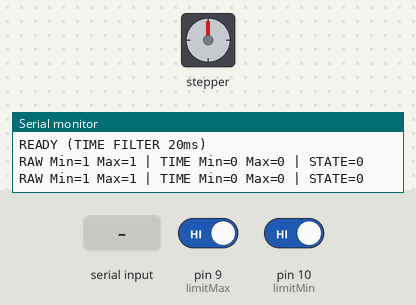
The sketch below on a simulated Arduino Uno, built with avr-gcc and run on an emulated ATmega328P. Parts: stepper motor, the last lines printed to the serial monitor. Wiring (inferred from the names in the program): stepper motor driver (200 steps per turn assumed): step pin 3; direction pin 2. The inputs (shaded band) are chosen by the test bench; at power-on: pin 10 (limitMin) HIGH, pin 9 (limitMax) HIGH.

Above: at 1.2 s.
1.3 s: "1" received over Serial
At 1.45 s:
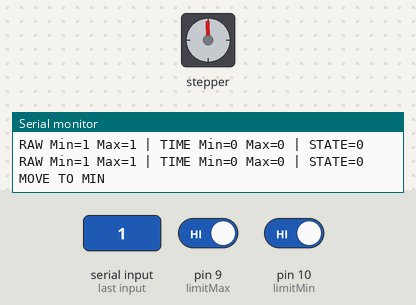
At 2.05 s:
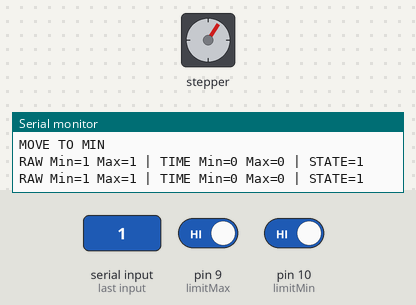
4.3 s: pin 10 (limitMin) driven LOW
At 5.8 s:
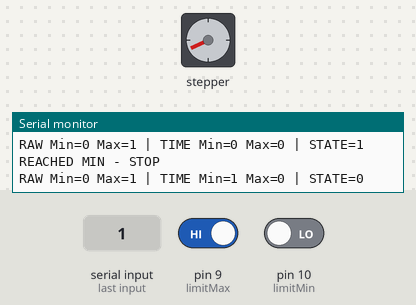
Timing chart, 0 to 7.3 s (numbered marks = the images above; inputs shaded):
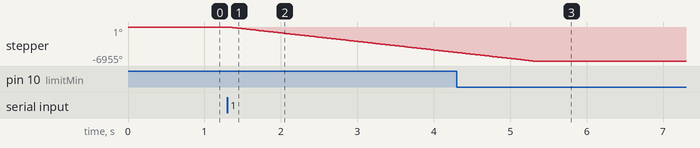

Measured:
- after the input at 1.3 s, stepper: keeps turning counter-clockwise at about 1741°/s, starting at once

The sketch:

VITME_uart.ino
```cpp
#define dirPin 2
#define stepPin 3
#define limitMin 10
#define limitMax 9

enum RunState {
  IDLE,
  MOVE_TO_MIN,
  MOVE_TO_MAX
};

RunState runState = IDLE;
unsigned int stepDelay = 500; // microseconds
unsigned long lastPrint = 0;

// ===== LỌC NHIỄU THEO THỜI GIAN =====
bool limitPressedTimeStable(int pin) {
  static unsigned long tMinLow = 0;
  static unsigned long tMaxLow = 0;

  unsigned long *tLow = (pin == limitMin) ? &tMinLow : &tMaxLow;

  if (digitalRead(pin) == LOW) {
    if (*tLow == 0) *tLow = millis();
    if (millis() - *tLow >= 1000) return true; // >=20ms
  } else {
    *tLow = 0;
  }
  return false;
}

void setup() {
  pinMode(stepPin, OUTPUT);
  pinMode(dirPin, OUTPUT);
  pinMode(limitMin, INPUT_PULLUP);
  pinMode(limitMax, INPUT_PULLUP);

  Serial.begin(115200);

  digitalWrite(stepPin, LOW);
  digitalWrite(dirPin, HIGH);

  Serial.println("READY (TIME FILTER 20ms)");
}

void loop() {

  // ===== UART =====
  if (Serial.available()) {
    char cmd = Serial.read();

    if (cmd >= '1' && cmd <= '4') {
      runState = MOVE_TO_MIN;
      digitalWrite(dirPin, LOW);
      delayMicroseconds(10);
      Serial.println("MOVE TO MIN");
    }
    else if (cmd >= '5' && cmd <= '8') {
      runState = MOVE_TO_MAX;
      digitalWrite(dirPin, HIGH);
      delayMicroseconds(10);
      Serial.println("MOVE TO MAX");
    }
  }

  // ===== DEBUG (mỗi 400ms) =====
  if (millis() - lastPrint >= 400) {
    lastPrint = millis();

    Serial.print("RAW Min=");
    Serial.print(digitalRead(limitMin));
    Serial.print(" Max=");
    Serial.print(digitalRead(limitMax));

    Serial.print(" | TIME Min=");
    Serial.print(limitPressedTimeStable(limitMin));
    Serial.print(" Max=");
    Serial.print(limitPressedTimeStable(limitMax));

    Serial.print(" | STATE=");
    Serial.println(runState);
  }

  // ===== RUN =====
  switch (runState) {
    case MOVE_TO_MIN:
      if (!limitPressedTimeStable(limitMin)) {
        stepOnce();
      } else {
        runState = IDLE;
        Serial.println("REACHED MIN - STOP");
      }
      break;

    case MOVE_TO_MAX:
      if (!limitPressedTimeStable(limitMax)) {
        stepOnce();
      } else {
        runState = IDLE;
        Serial.println("REACHED MAX - STOP");
      }
      break;

    case IDLE:
    default:
      break;
  }
}

// ===== STEP =====
void stepOnce() {
  digitalWrite(stepPin, HIGH);
  delayMicroseconds(stepDelay);
  digitalWrite(stepPin, LOW);
  delayMicroseconds(stepDelay);
}
```
